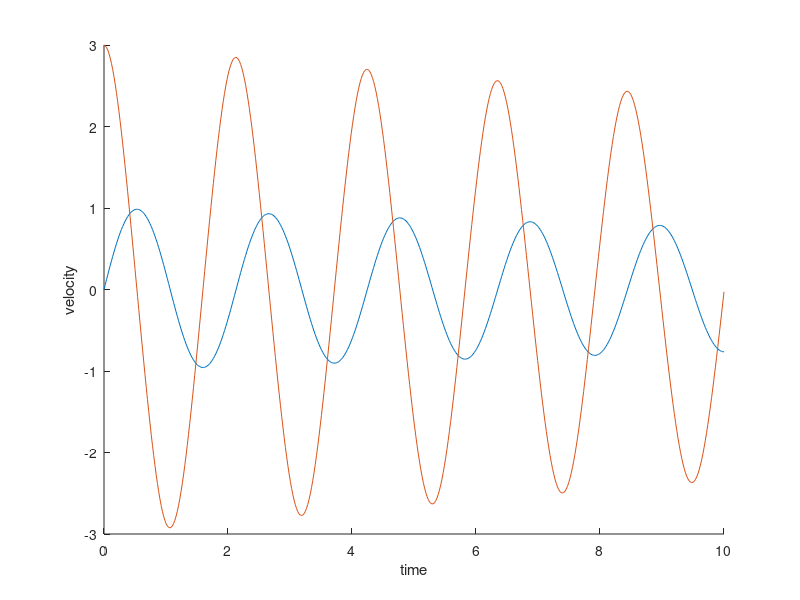
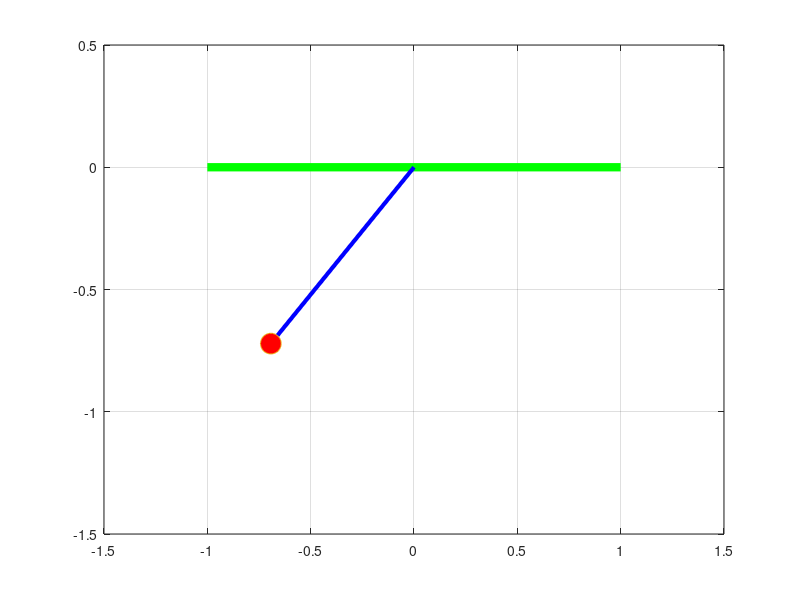

These charts were generated, in order, by the following MATLAB code: (Note: this script raises an error after producing the figures.)
#Roshan
#Tinku
#Ashish

clear all
close all
clc
function [dtheta_dt] =second_orderODE_pendulum(t,theta,b,g,l,m)

#angle made by the pendulum with the axis
theta1 = theta(1);
theta2 = theta(2);

#simplified ODE
dtheta1_dt = theta2;
dtheta2_dt = -(b/m)*theta2-(g/l)*sin(theta1);

#solution matrix containing both the ODE
dtheta_dt = [dtheta1_dt;dtheta2_dt];
end

#Input parameters
b = 0.05;
g = 9.81;
l = 1;
m = 1;
ct = 1;

#Initial conditions
theta_0 = [0;3];

#time length
t_span =  linspace(0,10,500);

#ODE for pendulum
[t,results] = ode45(@(t,theta) second_orderODE_pendulum(t,theta,b,g,l,m), t_span ,theta_0);

#plotting
figure (1)
hold on
plot (t,results (:,1))
plot (t,results (:,2))
xlabel ('time')
ylabel ('velocity')

print EXP_4.png

grid on

#creating animation for the pendulum
theta2 = results(:,1);
for i = 1:length(theta2)
    theta_x = theta2(i);

    x0 = 0;
    y0 = 0;

    x1 = l*sin(theta_x);
    y1 = -l*cos(theta_x);

    #ploting the pendulum
    figure(2)
    plot([-1 1],[0 0],'color','g','linewidth',6);
    hold on
    plot([x0 x1],[y0 y1],'color','b','linewidth',3);
    hold on
    plot (x1,y1,'o','markers',15,'markerfacecolor','r');
    hold off
    grid on
    axis([-1.5 1.5 -1.5 0.5]);
    pause (0.002);
    M(ct) = getframe(gcf);
    ct = ct+1;
end
movie (M)
videofile = VideoWriter('pendulum_animation.avi','Uncompressed avi');
open(videofile);
writeVideo(videofile,M)
close(videofile)
